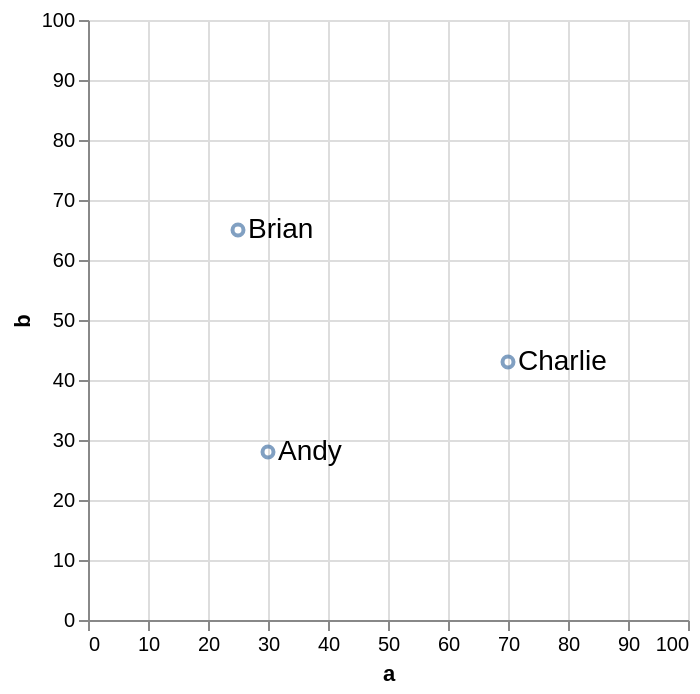

Vega-Lite specification stored for this chart:
### Vega specification from a JSON file in a GitHub repository (floating-point values rounded to 4 significant figures)
{"$schema": "https://vega.github.io/schema/vega/v6.json", "description": "A simple bar chart with embedded data.", "background": "white", "padding": 5, "width": 300, "height": 300, "style": "cell", "data": [{"name": "source_0", "values": [{"a": 30, "b": 28, "label": "Andy"}, {"a": 25, "b": 65, "label": "Brian"}, {"a": 70, "b": 43, "label": "Charlie"}]}, {"name": "data_0", "source": "source_0", "transform": [{"type": "filter", "expr": "isValid(datum[\"a\"]) && isFinite(+datum[\"a\"]) && isValid(datum[\"b\"]) && isFinite(+datum[\"b\"])"}]}], "signals": [{"name": "angle", "value": 0, "bind": {"input": "range", "min": -180, "max": 180, "step": 1}}, {"name": "dx", "value": 5, "bind": {"input": "range", "min": -20, "max": 20, "step": 1}}, {"name": "dy", "value": 0, "bind": {"input": "range", "min": -20, "max": 20, "step": 1}}, {"name": "xOffset", "value": 0, "bind": {"input": "range", "min": -20, "max": 20, "step": 1}}, {"name": "yOffset", "value": 0, "bind": {"input": "range", "min": -20, "max": 20, "step": 1}}, {"name": "fontSize", "value": 14, "bind": {"input": "range", "min": 1, "max": 36, "step": 1}}, {"name": "limit", "value": 0, "bind": {"input": "range", "min": 0, "max": 150, "step": 1}}, {"name": "align", "value": "left", "bind": {"input": "select", "options": ["left", "center", "right"]}}, {"name": "baseline", "value": "middle", "bind": {"input": "select", "options": ["alphabetic", "top", "middle", "bottom"]}}, {"name": "font", "value": "sans-serif", "bind": {"input": "select", "options": ["sans-serif", "serif", "monospace"]}}, {"name": "fontWeight", "value": "normal", "bind": {"input": "select", "options": ["normal", "bold"]}}, {"name": "fontStyle", "value": "normal", "bind": {"input": "select", "options": ["normal", "italic"]}}], "marks": [{"name": "layer_0_marks", "type": "symbol", "style": ["point"], "from": {"data": "data_0"}, "encode": {"update": {"opacity": {"value": 0.7}, "fill": {"value": "transparent"}, "stroke": {"value": "#4c78a8"}, "ariaRoleDescription": {"value": "point"}, "description": {"signal": "\"a: \" + (format(datum[\"a\"], \"\")) + \"; b: \" + (format(datum[\"b\"], \"\"))"}, "x": {"scale": "x", "field": "a"}, "y": {"scale": "y", "field": "b"}}}}, {"name": "layer_1_marks", "type": "text", "style": ["text"], "from": {"data": "data_0"}, "encode": {"update": {"align": {"signal": "align"}, "baseline": {"signal": "baseline"}, "dx": {"signal": "dx"}, "dy": {"signal": "dy"}, "limit": {"signal": "limit"}, "angle": {"signal": "angle"}, "font": {"signal": "font"}, "fontSize": {"signal": "fontSize"}, "fontWeight": {"signal": "fontWeight"}, "fontStyle": {"signal": "fontStyle"}, "fill": {"value": "black"}, "description": {"signal": "\"a: \" + (format(datum[\"a\"], \"\")) + \"; b: \" + (format(datum[\"b\"], \"\")) + \"; label: \" + (isValid(datum[\"label\"]) ? datum[\"label\"] : \"\"+datum[\"label\"])"}, "x": {"scale": "x", "field": "a", "offset": {"signal": "xOffset"}}, "y": {"scale": "y", "field": "b", "offset": {"signal": "yOffset"}}, "text": {"signal": "isValid(datum[\"label\"]) ? datum[\"label\"] : \"\"+datum[\"label\"]"}}}}], "scales": [{"name": "x", "type": "linear", "domain": [0, 100], "range": [0, {"signal": "width"}], "zero": true}, {"name": "y", "type": "linear", "domain": [0, 100], "range": [{"signal": "height"}, 0], "zero": true}], "axes": [{"scale": "x", "orient": "bottom", "gridScale": "y", "grid": true, "tickCount": {"signal": "ceil(width/40)"}, "domain": false, "labels": false, "aria": false, "maxExtent": 0, "minExtent": 0, "ticks": false, "zindex": 0}, {"scale": "y", "orient": "left", "gridScale": "x", "grid": true, "tickCount": {"signal": "ceil(height/40)"}, "domain": false, "labels": false, "aria": false, "maxExtent": 0, "minExtent": 0, "ticks": false, "zindex": 0}, {"scale": "x", "orient": "bottom", "grid": false, "title": "a", "labelAngle": 0, "labelBaseline": "top", "labelFlush": true, "labelOverlap": true, "tickCount": {"signal": "ceil(width/40)"}, "zindex": 0}, {"scale": "y", "orient": "left", "grid": false, "title": "b", "labelOverlap": true, "tickCount": {"signal": "ceil(height/40)"}, "zindex": 0}]}
